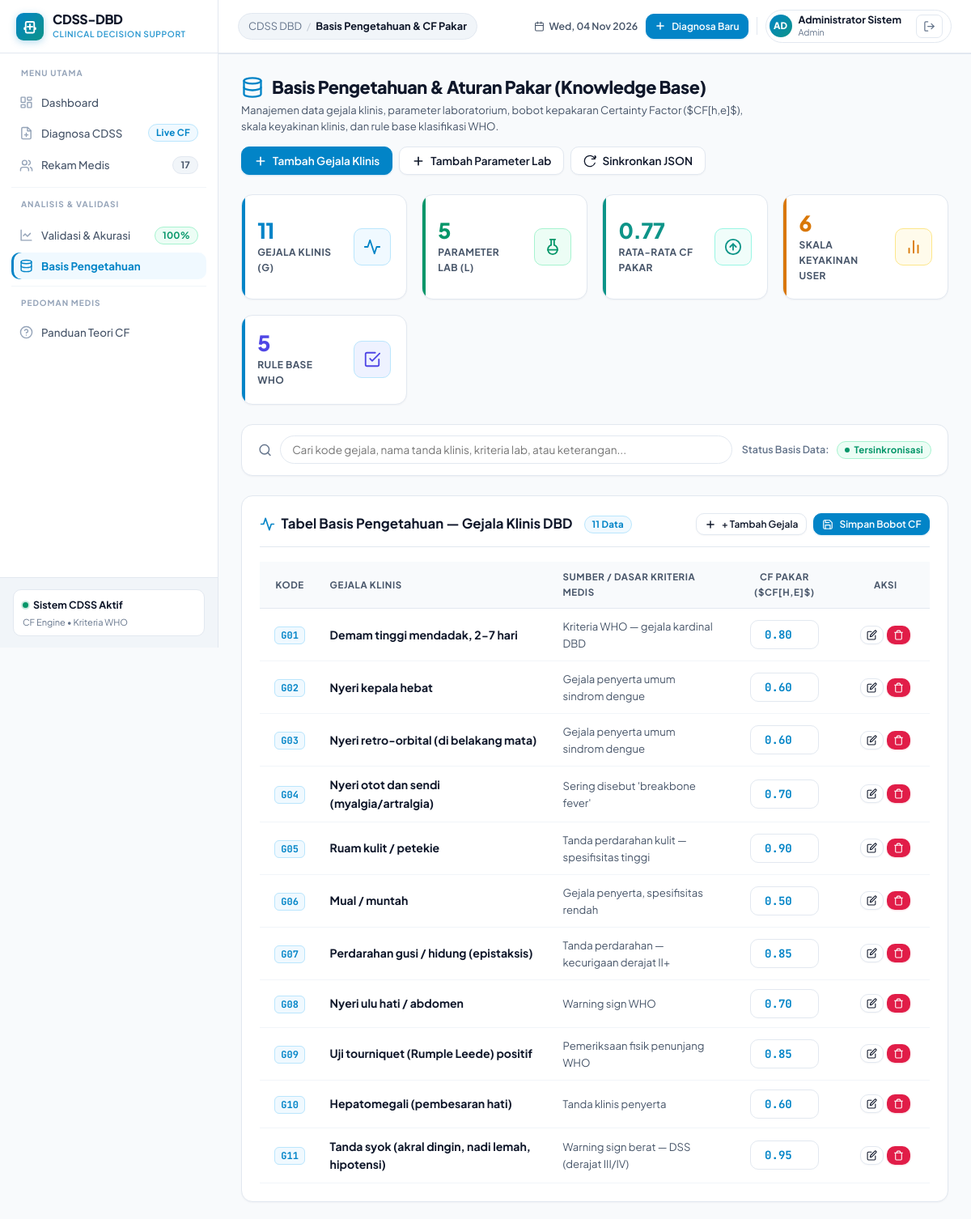
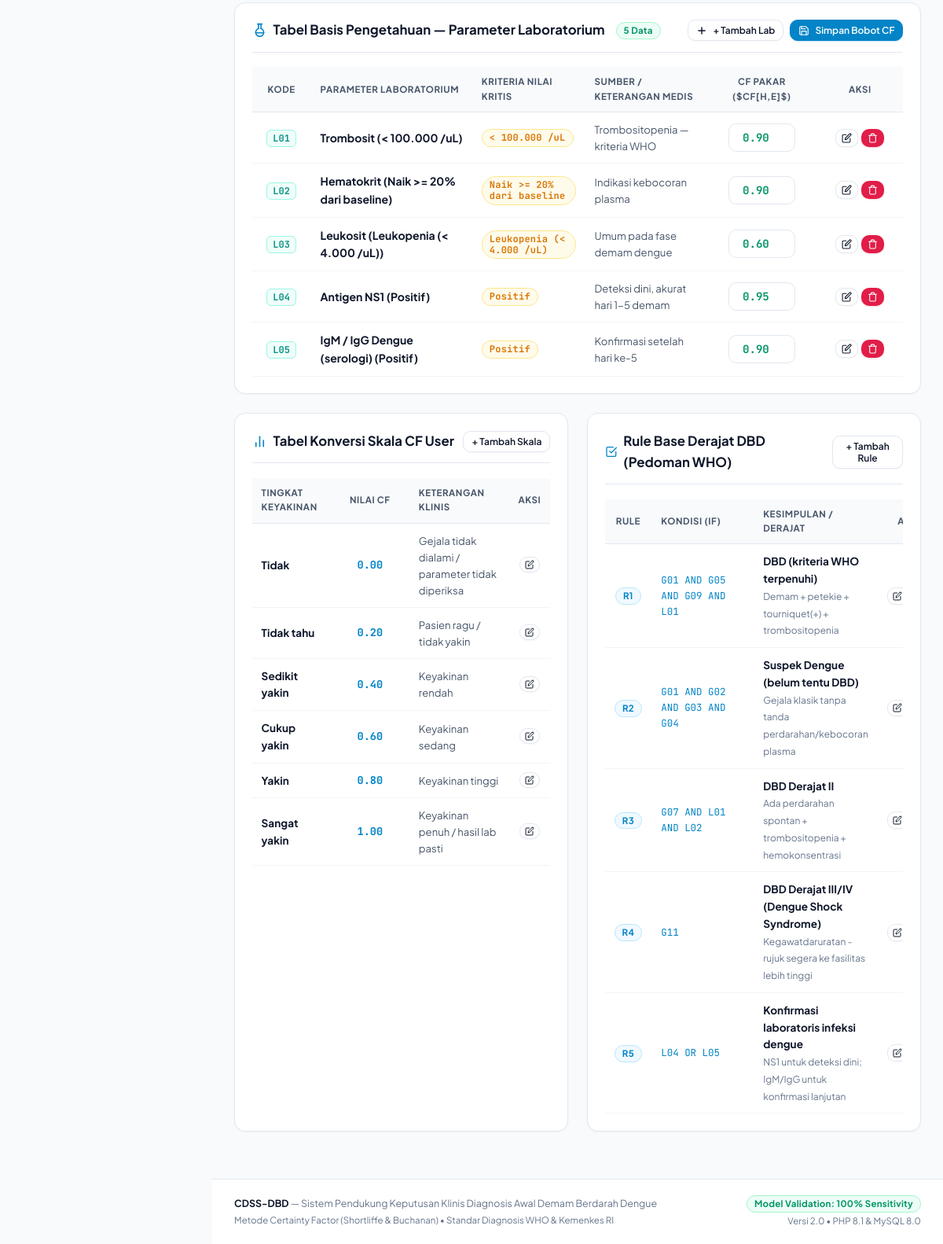
The app's page /basis_pengetahuan.php (signed in) with its own data (2 pictures, top to bottom).
### tables this page shows
CREATE TABLE `aturan` (
  `id_aturan` int NOT NULL AUTO_INCREMENT,
  `id_penyakit` int NOT NULL,
  `id_gejala` int NOT NULL,
  `nilai_cf` decimal(3,2) DEFAULT NULL,
  PRIMARY KEY (`id_aturan`),
  KEY `id_penyakit` (`id_penyakit`),
  KEY `id_gejala` (`id_gejala`),
  CONSTRAINT `aturan_ibfk_1` FOREIGN KEY (`id_penyakit`) REFERENCES `penyakit` (`id_penyakit`),
  CONSTRAINT `aturan_ibfk_2` FOREIGN KEY (`id_gejala`) REFERENCES `gejala` (`id_gejala`)
);

CREATE TABLE `gejala` (
  `id_gejala` int NOT NULL AUTO_INCREMENT,
  `kode_gejala` varchar(10) NOT NULL,
  `nama_gejala` varchar(150) NOT NULL,
  `kategori` enum('klinis','lab') DEFAULT 'klinis',
  `kriteria` varchar(100) DEFAULT NULL,
  `keterangan` text,
  PRIMARY KEY (`id_gejala`),
  UNIQUE KEY `kode_gejala` (`kode_gejala`)
);

CREATE TABLE `skala_cf` (
  `id_skala` int NOT NULL AUTO_INCREMENT,
  `pilihan` varchar(50) NOT NULL,
  `nilai_cf` decimal(3,2) NOT NULL,
  `keterangan` varchar(255) DEFAULT NULL,
  PRIMARY KEY (`id_skala`)
);

CREATE TABLE `rule_base` (
  `id_rule` int NOT NULL AUTO_INCREMENT,
  `kode_rule` varchar(10) NOT NULL,
  `kondisi` text NOT NULL,
  `kesimpulan` varchar(150) NOT NULL,
  `catatan` text,
  PRIMARY KEY (`id_rule`)
);

### basis_pengetahuan.php (the view, shortened to what the rows shown need)
<?php
$pdo = getDB();
$gejalaList = $pdo->query("
    SELECT g.*, a.id_aturan, COALESCE(a.nilai_cf, 0.0) as cf_pakar
    FROM gejala g
    LEFT JOIN aturan a ON g.id_gejala = a.id_gejala AND a.id_penyakit = 1
    ORDER BY g.id_gejala ASC
")->fetchAll();
$gejalaKlinis = array_values(array_filter($gejalaList, fn($g) => $g['kategori'] === 'klinis'));
$parameterLab = array_values(array_filter($gejalaList, fn($g) => $g['kategori'] === 'lab'));
$skalaList = $pdo->query("SELECT * FROM skala_cf ORDER BY nilai_cf ASC")->fetchAll();
$ruleList = $pdo->query("SELECT * FROM rule_base ORDER BY id_rule ASC")->fetchAll();
require_once __DIR__ . '/includes/header.php';
?>
<div class="container-fluid">
    <form method="POST" id="batchCfForm">
        <div class="card" style="margin-bottom: 1.5rem;">
            <div class="table-responsive">
                <table class="table" id="tableKlinis">
                    <thead>
                        <tr>
                            <th style="width: 75px; text-align: center;">Kode</th>
                            <th style="min-width: 200px;">Gejala Klinis</th>
                            <th>Sumber / Dasar Kriteria Medis</th>
                            <th style="width: 140px; text-align: center;">CF Pakar ($CF[h,e]$)</th>
                            <th style="width: 110px; text-align: center;">Aksi</th>
                        </tr>
                    </thead>
                    <tbody>
                        <?php if (empty($gejalaKlinis)): ?>
                            <tr>
                                <td colspan="5" style="text-align: center; color: var(--text-muted); padding: 2rem;">Belum ada gejala klinis terdaftar.</td>
                            </tr>
                        <?php else: ?>
                            <?php foreach ($gejalaKlinis as $g): ?>
                                <tr class="row-symptom" data-search="<?= strtolower(htmlspecialchars($g['kode_gejala'] . ' ' . $g['nama_gejala'] . ' ' . ($g['keterangan'] ?? ''))) ?>">
                                    <td style="text-align: center;">
                                        <span class="item-code"><?= htmlspecialchars($g['kode_gejala']) ?></span>
                                    </td>
                                    <td>
                                        <strong style="color: #0f172a; font-size: 0.88rem;"><?= htmlspecialchars($g['nama_gejala']) ?></strong>
                                    </td>
                                    <td style="color: var(--text-secondary); font-size: 0.82rem;">
                                        <?= htmlspecialchars($g['keterangan'] ?? '-') ?>
                                    </td>
                                    <td style="text-align: center;">
                                        <input type="number"
                                               step="0.05"
                                               min="0"
                                               max="1"
                                               name="cf_pakar[<?= $g['id_gejala'] ?>]"
                                               value="<?= number_format($g['cf_pakar'], 2) ?>"
                                               class="form-control"
                                               title="Edit bobot CF pakar langsung"
                                               style="width: 85px; margin: 0 auto; text-align: center; font-family: var(--font-mono); font-weight: 700; color: var(--primary);">
                                    </td>
                                    <td style="text-align: center;">
                                        <div style="display: flex; gap: 4px; justify-content: center;">
                                            <button type="button"
                                                    class="btn btn-secondary btn-sm"
                                                    style="padding: 4px 7px;"
                                                    title="Edit Nama / Kriteria / Bobot"
                                                    onclick="openEditModal(<?= htmlspecialchars(json_encode($g)) ?>)">
                                            </button>
                                            <button type="button"
                                                    class="btn btn-danger btn-sm"
                                                    style="padding: 4px 7px;"
                                                    title="Hapus Gejala"
                                                    onclick="confirmDelete(<?= $g['id_gejala'] ?>, '<?= htmlspecialchars(addslashes($g['kode_gejala'])) ?>', '<?= htmlspecialchars(addslashes($g['nama_gejala'])) ?>')">
                                            </button>
                                        </div>
                                    </td>
                                </tr>
                            <?php endforeach; ?>
                        <?php endif; ?>
                    </tbody>
                </table>
            </div>
        </div>
        <div class="card" style="margin-bottom: 1.5rem;">
            <div class="table-responsive">
                <table class="table" id="tableLab">
                    <thead>
                        <tr>
                            <th style="width: 75px; text-align: center;">Kode</th>
                            <th style="min-width: 180px;">Parameter Laboratorium</th>
                            <th>Kriteria Nilai Kritis</th>
                            <th>Sumber / Keterangan Medis</th>
                            <th style="width: 140px; text-align: center;">CF Pakar ($CF[h,e]$)</th>
                            <th style="width: 110px; text-align: center;">Aksi</th>
                        </tr>
                    </thead>
                    <tbody>
                        <?php if (empty($parameterLab)): ?>
                            <tr>
                                <td colspan="6" style="text-align: center; color: var(--text-muted); padding: 2rem;">Belum ada parameter laboratorium terdaftar.</td>
                            </tr>
                        <?php else: ?>
                            <?php foreach ($parameterLab as $l): ?>
                                <tr class="row-symptom" data-search="<?= strtolower(htmlspecialchars($l['kode_gejala'] . ' ' . $l['nama_gejala'] . ' ' . ($l['kriteria'] ?? '') . ' ' . ($l['keterangan'] ?? ''))) ?>">
                                    <td style="text-align: center;">
                                        <span class="item-code lab"><?= htmlspecialchars($l['kode_gejala']) ?></span>
                                    </td>
                                    <td>
                                        <strong style="color: #0f172a; font-size: 0.88rem;"><?= htmlspecialchars($l['nama_gejala']) ?></strong>
                                    </td>
                                    <td>
                                        <?php if (!empty($l['kriteria'])): ?>
                                            <span class="badge badge-warning" style="font-family: var(--font-mono); font-size: 0.75rem;"><?= htmlspecialchars($l['kriteria']) ?></span>
                                        <?php else: ?>
                                            <span style="color: var(--text-muted);">-</span>
                                        <?php endif; ?>
                                    </td>
                                    <td style="color: var(--text-secondary); font-size: 0.82rem;">
                                        <?= htmlspecialchars($l['keterangan'] ?? '-') ?>
                                    </td>
                                    <td style="text-align: center;">
                                        <input type="number"
                                               step="0.05"
                                               min="0"
                                               max="1"
                                               name="cf_pakar[<?= $l['id_gejala'] ?>]"
                                               value="<?= number_format($l['cf_pakar'], 2) ?>"
                                               class="form-control"
                                               title="Edit bobot CF pakar langsung"
                                               style="width: 85px; margin: 0 auto; text-align: center; font-family: var(--font-mono); font-weight: 700; color: var(--emerald);">
                                    </td>
                                    <td style="text-align: center;">
                                        <div style="display: flex; gap: 4px; justify-content: center;">
                                            <button type="button"
                                                    class="btn btn-secondary btn-sm"
                                                    style="padding: 4px 7px;"
                                                    title="Edit Nama / Kriteria / Bobot"
                                                    onclick="openEditModal(<?= htmlspecialchars(json_encode($l)) ?>)">
                                            </button>
                                            <button type="button"
                                                    class="btn btn-danger btn-sm"
                                                    style="padding: 4px 7px;"
                                                    title="Hapus Parameter Lab"
                                                    onclick="confirmDelete(<?= $l['id_gejala'] ?>, '<?= htmlspecialchars(addslashes($l['kode_gejala'])) ?>', '<?= htmlspecialchars(addslashes($l['nama_gejala'])) ?>')">
                                            </button>
                                        </div>
                                    </td>
                                </tr>
                            <?php endforeach; ?>
                        <?php endif; ?>
                    </tbody>
                </table>
            </div>
        </div>
    </form>
    <div style="display: grid; grid-template-columns: repeat(auto-fit, minmax(420px, 1fr)); gap: 1.5rem; margin-bottom: 2rem;">
        <div class="card">
            <div class="table-responsive">
                <table class="table">
                    <thead>
                        <tr>
                            <th>Tingkat Keyakinan</th>
                            <th style="text-align: center; width: 100px;">Nilai CF</th>
                            <th>Keterangan Klinis</th>
                            <th style="width: 50px; text-align: center;">Aksi</th>
                        </tr>
                    </thead>
                    <tbody>
                        <?php foreach ($skalaList as $s): ?>
                            <tr>
                                <td>
                                    <strong style="color: #0f172a; font-size: 0.85rem;"><?= htmlspecialchars($s['pilihan']) ?></strong>
                                </td>
                                <td style="text-align: center; font-family: var(--font-mono); font-weight: 700; color: var(--primary);">
                                    <?= number_format($s['nilai_cf'], 2) ?>
                                </td>
                                <td style="font-size: 0.82rem; color: var(--text-secondary);">
                                    <?= htmlspecialchars($s['keterangan'] ?? '-') ?>
                                </td>
                                <td style="text-align: center;">
                                    <button type="button"
                                            class="btn btn-secondary btn-sm"
                                            style="padding: 3px 6px;"
                                            title="Edit Skala"
                                            onclick="openSkalaModal(<?= htmlspecialchars(json_encode($s)) ?>)">
                                    </button>
                                </td>
                            </tr>
                        <?php endforeach; ?>
                    </tbody>
                </table>
            </div>
        </div>
        <div class="card">
            <div class="table-responsive">
                <table class="table">
                    <thead>
                        <tr>
                            <th style="width: 65px; text-align: center;">Rule</th>
                            <th style="min-width: 130px;">Kondisi (IF)</th>
                            <th>Kesimpulan / Derajat</th>
                            <th style="width: 80px; text-align: center;">Aksi</th>
                        </tr>
                    </thead>
                    <tbody>
                        <?php foreach ($ruleList as $r): ?>
                            <tr>
                                <td style="text-align: center;">
                                    <span class="badge badge-primary"><?= htmlspecialchars($r['kode_rule']) ?></span>
                                </td>
                                <td style="font-family: var(--font-mono); font-size: 0.78rem; color: var(--primary);">
                                    <?= htmlspecialchars($r['kondisi']) ?>
                                </td>
                                <td>
                                    <strong style="color: #0f172a; font-size: 0.85rem; display: block;"><?= htmlspecialchars($r['kesimpulan']) ?></strong>
                                    <span style="font-size: 0.75rem; color: var(--text-muted);"><?= htmlspecialchars($r['catatan'] ?? '') ?></span>
                                </td>
                                <td style="text-align: center;">
                                    <div style="display: flex; gap: 4px; justify-content: center;">
                                        <button type="button"
                                                class="btn btn-secondary btn-sm"
                                                style="padding: 3px 6px;"
                                                title="Edit Rule"
                                                onclick="openRuleModal(<?= htmlspecialchars(json_encode($r)) ?>)">
                                        </button>
                                    </div>
                                </td>
                            </tr>
                        <?php endforeach; ?>
                    </tbody>
                </table>
            </div>
        </div>
    </div>
</div>
<?php require_once __DIR__ . '/includes/footer.php'; ?>

### records on screen
aturan: id_gejala.kode_gejala "G01", id_gejala.nama_gejala "Demam tinggi mendadak, 2-7 hari", id_gejala.keterangan "Kriteria WHO — gejala kardinal DBD", id_gejala.id_gejala "0.80"
aturan: id_gejala.kode_gejala "G02", id_gejala.nama_gejala "Nyeri kepala hebat", id_gejala.keterangan "Gejala penyerta umum sindrom dengue", id_gejala.id_gejala "0.60"
aturan: id_gejala.kode_gejala "G03", id_gejala.nama_gejala "Nyeri retro-orbital (di belakang mata)", id_gejala.keterangan "Gejala penyerta umum sindrom dengue", id_gejala.id_gejala "0.60"
aturan: id_gejala.kode_gejala "G04", id_gejala.nama_gejala "Nyeri otot dan sendi (myalgia/artralgia)", id_gejala.keterangan "Sering disebut 'breakbone fever'", id_gejala.id_gejala "0.70"
aturan: id_gejala.kode_gejala "G05", id_gejala.nama_gejala "Ruam kulit / petekie", id_gejala.keterangan "Tanda perdarahan kulit — spesifisitas tinggi", id_gejala.id_gejala "0.90"
aturan: id_gejala.kode_gejala "G06", id_gejala.nama_gejala "Mual / muntah", id_gejala.keterangan "Gejala penyerta, spesifisitas rendah", id_gejala.id_gejala "0.50"
aturan: id_gejala.kode_gejala "G07", id_gejala.nama_gejala "Perdarahan gusi / hidung (epistaksis)", id_gejala.keterangan "Tanda perdarahan — kecurigaan derajat II+", id_gejala.id_gejala "0.85"
aturan: id_gejala.kode_gejala "G08", id_gejala.nama_gejala "Nyeri ulu hati / abdomen", id_gejala.keterangan "Warning sign WHO", id_gejala.id_gejala "0.70"
aturan: id_gejala.kode_gejala "G09", id_gejala.nama_gejala "Uji tourniquet (Rumple Leede) positif", id_gejala.keterangan "Pemeriksaan fisik penunjang WHO", id_gejala.id_gejala "0.85"
aturan: id_gejala.kode_gejala "G10", id_gejala.nama_gejala "Hepatomegali (pembesaran hati)", id_gejala.keterangan "Tanda klinis penyerta", id_gejala.id_gejala "0.60"
aturan: id_gejala.kode_gejala "G11", id_gejala.nama_gejala "Tanda syok (akral dingin, nadi lemah, hipotensi)", id_gejala.keterangan "Warning sign berat — DSS (derajat III/IV)", id_gejala.id_gejala "0.95"
aturan: id_gejala.kode_gejala "L01", id_gejala.nama_gejala "Trombosit (< 100.000 /uL)", id_gejala.kriteria "< 100.000 /uL", id_gejala.keterangan "Trombositopenia — kriteria WHO", id_gejala.id_gejala "0.90"
aturan: id_gejala.kode_gejala "L02", id_gejala.nama_gejala "Hematokrit (Naik >= 20% dari baseline)", id_gejala.kriteria "Naik >= 20% dari baseline", id_gejala.keterangan "Indikasi kebocoran plasma", id_gejala.id_gejala "0.90"
aturan: id_gejala.kode_gejala "L03", id_gejala.nama_gejala "Leukosit (Leukopenia (< 4.000 /uL))", id_gejala.kriteria "Leukopenia (< 4.000 /uL)", id_gejala.keterangan "Umum pada fase demam dengue", id_gejala.id_gejala "0.60"
aturan: id_gejala.kode_gejala "L04", id_gejala.nama_gejala "Antigen NS1 (Positif)", id_gejala.kriteria "Positif", id_gejala.keterangan "Deteksi dini, akurat hari 1-5 demam", id_gejala.id_gejala "0.95"
aturan: id_gejala.kode_gejala "L05", id_gejala.nama_gejala "IgM / IgG Dengue (serologi) (Positif)", id_gejala.kriteria "Positif", id_gejala.keterangan "Konfirmasi setelah hari ke-5", id_gejala.id_gejala "0.90"
skala_cf: pilihan "Tidak", nilai_cf "0.00", keterangan "Gejala tidak dialami / parameter tidak diperiksa"
skala_cf: pilihan "Tidak tahu", nilai_cf "0.20", keterangan "Pasien ragu / tidak yakin"
skala_cf: pilihan "Sedikit yakin", nilai_cf "0.40", keterangan "Keyakinan rendah"
skala_cf: pilihan "Cukup yakin", nilai_cf "0.60", keterangan "Keyakinan sedang"
skala_cf: pilihan "Yakin", nilai_cf "0.80", keterangan "Keyakinan tinggi"
skala_cf: pilihan "Sangat yakin", nilai_cf "1.00", keterangan "Keyakinan penuh / hasil lab pasti"
rule_base: kode_rule "R1", kondisi "G01 AND G05 AND G09 AND L01", kesimpulan "DBD (kriteria WHO terpenuhi)", catatan "Demam + petekie + tourniquet(+) + trombositopenia"
rule_base: kode_rule "R2", kondisi "G01 AND G02 AND G03 AND G04", kesimpulan "Suspek Dengue (belum tentu DBD)", catatan "Gejala klasik tanpa tanda perdarahan/kebocoran plasma"
rule_base: kode_rule "R3", kondisi "G07 AND L01 AND L02", kesimpulan "DBD Derajat II", catatan "Ada perdarahan spontan + trombositopenia + hemokonsentrasi"
rule_base: kode_rule "R4", kondisi "G11", kesimpulan "DBD Derajat III/IV (Dengue Shock Syndrome)", catatan "Kegawatdaruratan - rujuk segera ke fasilitas lebih tinggi"
rule_base: kode_rule "R5", kondisi "L04 OR L05", kesimpulan "Konfirmasi laboratoris infeksi dengue", catatan "NS1 untuk deteksi dini; IgM/IgG untuk konfirmasi lanjutan"

### other values on screen
$totalPasienSidebar "17"
$currentBreadcrumb "Basis Pengetahuan & CF Pakar"
$authUser['initials'] "AD"
$authUser['nama_lengkap'] "Administrator Sistem"
$authUser['role'] "Admin"
$totalKlinis "11"
$totalLab "5"
$avgCF "0.77"
count($skalaList) "6"
count($ruleList) "5"
